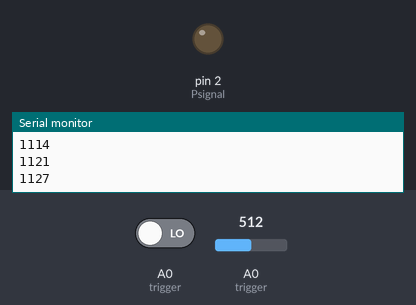
Recording of a sketch running on a simulated Arduino Uno, built with avr-gcc and run on an emulated ATmega328P. Parts: output pins drawn as LEDs (lit = HIGH), the last lines printed to the serial monitor. Dashed ring = blinking. The test bench sets the inputs (shaded band); at power-on: A0 (trigger) LOW, A0 (trigger) = 512.

Above: at 1.2 s.
1.3 s: A0 (trigger) driven HIGH
At 1.6 s:
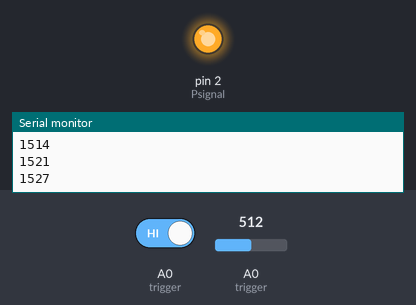
2.8 s: A0 (trigger) set to 0
At 3.0 s:
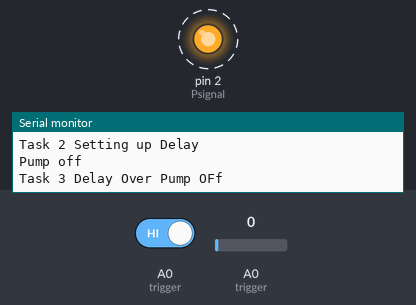
5.8 s: A0 (trigger) set to 122
At 6.7 s:
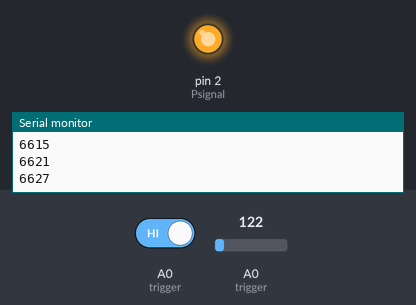
Timing chart, 0 to 8.8 s (numbered marks = the images above; inputs shaded):
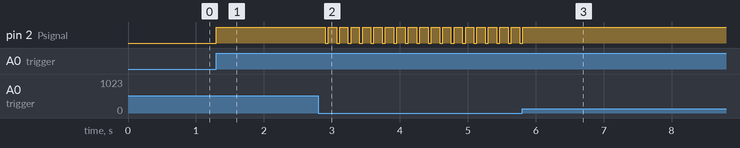

The sketch:

Arduino_Nano_Camaro_Oil_Pump.ino
```cpp
//Digital pin 13 is the input pin from Mosfet to let Arduino know to turn the pump on
//Digital Pin 2 is the Output PIn from Arduino to Mosfet to turn on Relay for Pumps
int trigger= A0; //Analog input pin to determine if pump needs to be on
#define Psignal 2 // GPIO TO turn pump on and off
int Pump= LOW;//Pump Status for Arduino
unsigned long Main_time; //Keep tracks of system time
unsigned long timer1; //Variable to track of time with the pumps
unsigned long timer2; //2nd Time keeping Variable
unsigned long timer3; //3rd Time keeping Variable
unsigned long timer4; //4th Time keeping Variable
int delay_off; //Time length of how long turbo oil pump will run
int Status= LOW; //Status of Delay function if Delay is active ongoing value equals HIGH
void setup() {
  //Setting up pins for functions
  pinMode(trigger, INPUT); //Creating the input Trigger pin from the Car to Arduino
  pinMode(Psignal, OUTPUT);//Creating the Output Signal wire to turn pump on
  digitalWrite(Psignal,LOW); //Intially turning Pump off
  Pump=LOW; //Letting Arduino know pump is off in beginining
  Serial.begin(9600);
  Serial.println("Starting up");
}
void loop() {
  Main_time=millis();
  Serial.println(Main_time);
  //Turn Pumps on When Car is on
  if (digitalRead(trigger)== HIGH&&Pump==LOW){
    pumpon();
    timer1 = millis();
    Serial.println("Task1: PUMP ON");
  }
  //Adds the delay to pump if Pump is already on and running
  if (analogRead(trigger)==0&&Pump==HIGH&&Status==LOW){
    timer2 = millis();
    delay_off=time_checker(timer1,timer2);
    turbotimer(delay_off);
    Serial.println("Task 2 Setting up Delay");
  }
  //Turns the Pump off after Delay condition met
  if (Main_time>=timer4&&Status==HIGH){
    pumpoff();
    Status=LOW;
    Serial.println("Task 3 Delay Over Pump OFf");
  }
/*  if (Main_time>=timer4){
    if(Status==HIGH){
      pumpoff();
      Status=LOW;
      Serial.println("Task 3 Delay over Pump turn off");
    }
    else if(Status=LOW){

    }
  }*/

}
//Turn Pump on function
void pumpon(){
  digitalWrite(Psignal,HIGH);
  Pump=HIGH; //Letting Arduino Know Pump is on
  Status=LOW;
  Serial.println("Pump on");
}
//Turn pump off function
void pumpoff(){
  digitalWrite(Psignal,LOW);
  Pump=LOW; //Letting Arduin know pump if off
  Serial.println("Pump off");
}
//Functions to determine how long the delay is
int time_checker(unsigned long t, unsigned long e){
  unsigned long value =e-t;
  int change;
  Serial.println("Time checker value:");
  Serial.print(value);
  if (value<= 15000){//ENgine for 15 seconds
      change =0;
    }
  else if(value>15001&&value<=60000){//Engine on between 15s and 1 minute
      change=1;
    }
  else if(value>60000&&value<=300000){//Engine on between 1m and 5m
      change=2;
    }
  else if(value>300000&&value<=1200000){//Engine on between 5m and 20m
      change=3;
  }else{
      change=4;
  }
  Serial.println("Time Checker:");
  Serial.println(change);
  return change;
}
void turbotimer(int m){
   timer3=millis();
   switch(m){
    case 0://Immediately turns off Pumps
      timer4=0;
      Status=HIGH;
      break;
    case 1: //Turns pumps off after 30 seconds
      timer4=timer3+30000;
      Status=HIGH;
      break;
    case 2: //Turns pumps off after 2 minutes
      timer4=timer3+120000;
      Status=HIGH;
      break;
    case 3: //Turns pumps off after 5 minutes
      timer4=timer3+300000;
      Status=HIGH;
      break;
    case 4: //Turns pumps off after 10 minutes
      timer4=timer3+600000;
      Status=HIGH;
      break;
   }
   Serial.println("Turbo timer: Timer active");
}
```

Measured:
- after the input at 1.3 s, pin 2 (Psignal): LOW → HIGH at once
- after the input at 2.8 s, pin 2 (Psignal): alternates HIGH for 0.12 s and LOW for 0.05 s, starting after 0.10 s
- after the input at 5.8 s, pin 2 (Psignal): goes on until 5.8 s, then stays HIGH
